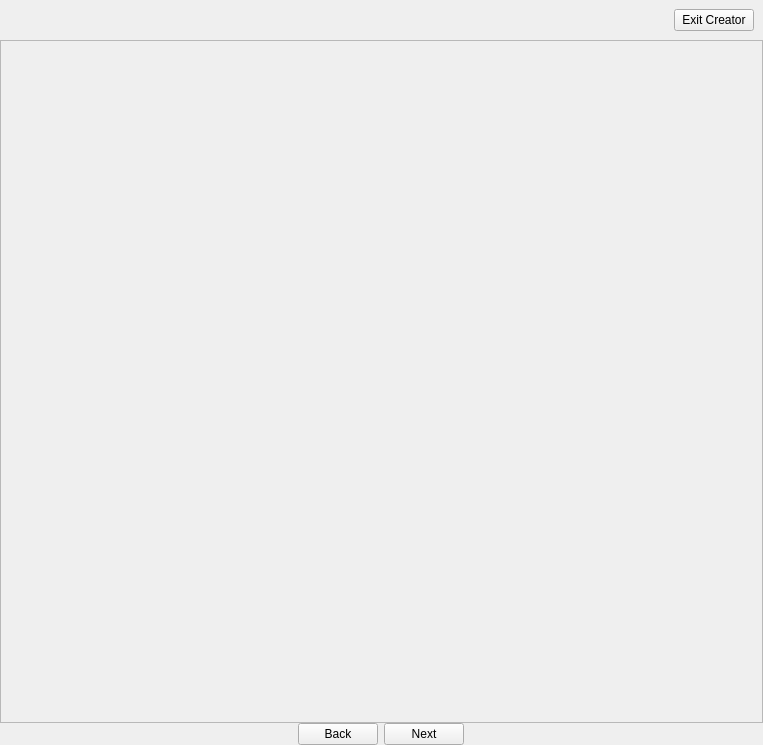
<?xml version="1.0" encoding="UTF-8"?>
<ui version="4.0">
 <class>CreateWizard</class>
 <widget class="QWidget" name="CreateWizard">
  <property name="geometry">
   <rect>
    <x>0</x>
    <y>0</y>
    <width>763</width>
    <height>745</height>
   </rect>
  </property>
  <property name="sizePolicy">
   <sizepolicy hsizetype="Minimum" vsizetype="Minimum">
    <horstretch>0</horstretch>
    <verstretch>0</verstretch>
   </sizepolicy>
  </property>
  <property name="windowTitle">
   <string>createWizard</string>
  </property>
  <layout class="QVBoxLayout" name="verticalLayout">
   <property name="spacing">
    <number>0</number>
   </property>
   <property name="leftMargin">
    <number>0</number>
   </property>
   <property name="topMargin">
    <number>0</number>
   </property>
   <property name="rightMargin">
    <number>0</number>
   </property>
   <property name="bottomMargin">
    <number>0</number>
   </property>
   <item>
    <widget class="QWidget" name="widget" native="true">
     <property name="sizePolicy">
      <sizepolicy hsizetype="Preferred" vsizetype="Maximum">
       <horstretch>0</horstretch>
       <verstretch>0</verstretch>
      </sizepolicy>
     </property>
     <property name="minimumSize">
      <size>
       <width>0</width>
       <height>0</height>
      </size>
     </property>
     <property name="maximumSize">
      <size>
       <width>16777215</width>
       <height>16777215</height>
      </size>
     </property>
     <property name="layoutDirection">
      <enum>Qt::LeftToRight</enum>
     </property>
     <property name="styleSheet">
      <string notr="true"/>
     </property>
     <layout class="QHBoxLayout" name="horizontalLayout">
      <property name="leftMargin">
       <number>0</number>
      </property>
      <property name="topMargin">
       <number>0</number>
      </property>
      <property name="rightMargin">
       <number>0</number>
      </property>
      <property name="bottomMargin">
       <number>0</number>
      </property>
      <item>
       <widget class="ProgressSteps" name="progressSteps" native="true">
        <property name="sizePolicy">
         <sizepolicy hsizetype="MinimumExpanding" vsizetype="Maximum">
          <horstretch>0</horstretch>
          <verstretch>0</verstretch>
         </sizepolicy>
        </property>
       </widget>
      </item>
     </layout>
    </widget>
   </item>
   <item alignment="Qt::AlignRight">
    <widget class="QWidget" name="widget_3" native="true">
     <property name="minimumSize">
      <size>
       <width>0</width>
       <height>0</height>
      </size>
     </property>
     <property name="layoutDirection">
      <enum>Qt::LeftToRight</enum>
     </property>
     <layout class="QHBoxLayout" name="horizontalLayout_3">
      <item>
       <widget class="QPushButton" name="exitButton">
        <property name="text">
         <string>Exit Creator</string>
        </property>
       </widget>
      </item>
     </layout>
    </widget>
   </item>
   <item>
    <widget class="QScrollArea" name="scrollArea">
     <property name="widgetResizable">
      <bool>true</bool>
     </property>
     <widget class="QWidget" name="scrollAreaWidgetContents">
      <property name="geometry">
       <rect>
        <x>0</x>
        <y>0</y>
        <width>761</width>
        <height>667</height>
       </rect>
      </property>
      <layout class="QVBoxLayout" name="verticalLayout_2">
       <property name="leftMargin">
        <number>0</number>
       </property>
       <property name="topMargin">
        <number>0</number>
       </property>
       <property name="rightMargin">
        <number>0</number>
       </property>
       <property name="bottomMargin">
        <number>0</number>
       </property>
       <item>
        <widget class="QWidget" name="createWidgetBox" native="true">
         <property name="sizePolicy">
          <sizepolicy hsizetype="MinimumExpanding" vsizetype="MinimumExpanding">
           <horstretch>0</horstretch>
           <verstretch>10</verstretch>
          </sizepolicy>
         </property>
         <property name="styleSheet">
          <string notr="true"/>
         </property>
        </widget>
       </item>
      </layout>
     </widget>
    </widget>
   </item>
   <item alignment="Qt::AlignHCenter">
    <widget class="QWidget" name="buttonBox" native="true">
     <layout class="QHBoxLayout" name="horizontalLayout_2">
      <property name="topMargin">
       <number>0</number>
      </property>
      <property name="bottomMargin">
       <number>0</number>
      </property>
      <item>
       <widget class="QPushButton" name="backButton">
        <property name="sizePolicy">
         <sizepolicy hsizetype="Maximum" vsizetype="Fixed">
          <horstretch>0</horstretch>
          <verstretch>0</verstretch>
         </sizepolicy>
        </property>
        <property name="text">
         <string>Back</string>
        </property>
       </widget>
      </item>
      <item>
       <widget class="QPushButton" name="nextButton">
        <property name="sizePolicy">
         <sizepolicy hsizetype="Maximum" vsizetype="Fixed">
          <horstretch>0</horstretch>
          <verstretch>0</verstretch>
         </sizepolicy>
        </property>
        <property name="text">
         <string>Next</string>
        </property>
       </widget>
      </item>
     </layout>
    </widget>
   </item>
  </layout>
 </widget>
 <customwidgets>
  <customwidget>
   <class>ProgressSteps</class>
   <extends>QWidget</extends>
   <header>..create.progressSteps</header>
   <container>1</container>
  </customwidget>
 </customwidgets>
 <resources/>
 <connections/>
</ui>
